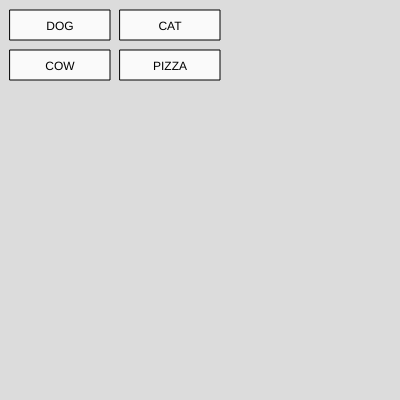
Frame 1 (no input)
Frame 60 (no input): identical to frame 1, image omitted
Frame 120 (the mouse pressed at the canvas centre since frame 60): identical to frame 1, image omitted

The p5.js sketch that drew this single still picture (run headless with seeded random() and noise() and a simulated clock; from frame 60 on, the mouse is pressed at the canvas centre):

// p5.js sketch
// ── sketch.js
var dogButton = new Button('DOG', 10, 10);
var catButton = new Button('CAT', 120, 10);
var cowButton = new Button('COW', 10, 50);
var pizzaButton = new Button('PIZZA', 120, 50)


function setup() {
    createCanvas(400,400)

}

function draw() {
    background(220);

    dogButton.draw()
    catButton.draw()
    cowButton.draw()
    pizzaButton.draw()
}

function mousePressed() {
    if (dogButton.containsMouse()) {
        alert("Woof")
    }
    if (catButton.containsMouse()) {
        alert("Meow")
    }
    if (cowButton.containsMouse()) {
        alert("Moo")
    }
    if (pizzaButton.containsMouse()) {
        alert("YES PLEASE")
    }
}
// ── Button.js
class Button {
    constructor(label, x, y) {
        this.label = label;
        this.x = x;
        this.y = y;
    }

    draw() {
        if (this.containsMouse()) {
            fill('lightskyblue')
        } else {
            fill(250)
        }
        rect(this.x, this.y, 100, 30);

        fill(0)
        textAlign(CENTER)
        text(this.label, this.x + 50, this.y + 20)
    }

    containsPoint(x,y) {
        var left = this.x;
        var right = this.x + 100;
        var top = this.y;
        var bottom = this.y + 30;

        var isInHorizontalRange = (left < x) && (x < right);
        var isInVerticalRange = (top < y) && (y < bottom);

        return isInHorizontalRange && isInVerticalRange
    }

    containsMouse() {
        return this.containsPoint(mouseX, mouseY)
    }
}
